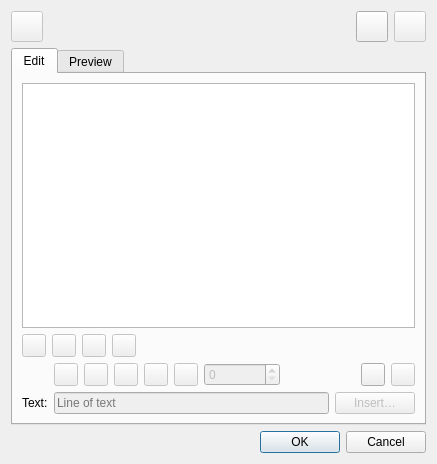
<?xml version="1.0" encoding="UTF-8"?>
<ui version="4.0">
 <class>DialogEditLabel</class>
 <widget class="QDialog" name="DialogEditLabel">
  <property name="windowModality">
   <enum>Qt::WindowModality::ApplicationModal</enum>
  </property>
  <property name="geometry">
   <rect>
    <x>0</x>
    <y>0</y>
    <width>437</width>
    <height>464</height>
   </rect>
  </property>
  <property name="windowTitle">
   <string>Edit label template</string>
  </property>
  <property name="windowIcon">
   <iconset resource="../../../vmisc/share/resources/icon.qrc">
    <normaloff>:/icon/64x64/icon64x64.png</normaloff>:/icon/64x64/icon64x64.png</iconset>
  </property>
  <property name="modal">
   <bool>true</bool>
  </property>
  <layout class="QVBoxLayout" name="verticalLayout_2">
   <item>
    <layout class="QHBoxLayout" name="horizontalLayout_9">
     <item>
      <widget class="QToolButton" name="toolButtonNewLabel">
       <property name="enabled">
        <bool>false</bool>
       </property>
       <property name="toolTip">
        <string>Clear current and begin new label</string>
       </property>
       <property name="text">
        <string notr="true"/>
       </property>
       <property name="icon">
        <iconset theme="document-new"/>
       </property>
       <property name="iconSize">
        <size>
         <width>24</width>
         <height>24</height>
        </size>
       </property>
      </widget>
     </item>
     <item>
      <spacer name="horizontalSpacer_3">
       <property name="orientation">
        <enum>Qt::Orientation::Horizontal</enum>
       </property>
       <property name="sizeHint" stdset="0">
        <size>
         <width>40</width>
         <height>20</height>
        </size>
       </property>
      </spacer>
     </item>
     <item>
      <widget class="QToolButton" name="toolButtonImportLabel">
       <property name="toolTip">
        <string>Import from label template</string>
       </property>
       <property name="text">
        <string notr="true"/>
       </property>
       <property name="icon">
        <iconset theme="document-open"/>
       </property>
       <property name="iconSize">
        <size>
         <width>24</width>
         <height>24</height>
        </size>
       </property>
      </widget>
     </item>
     <item>
      <widget class="QToolButton" name="toolButtonExportLabel">
       <property name="enabled">
        <bool>false</bool>
       </property>
       <property name="toolTip">
        <string>Export label as template</string>
       </property>
       <property name="text">
        <string notr="true"/>
       </property>
       <property name="icon">
        <iconset theme="document-save-as"/>
       </property>
       <property name="iconSize">
        <size>
         <width>24</width>
         <height>24</height>
        </size>
       </property>
      </widget>
     </item>
    </layout>
   </item>
   <item>
    <widget class="QTabWidget" name="tabWidget">
     <property name="currentIndex">
      <number>0</number>
     </property>
     <widget class="QWidget" name="tabEdit">
      <attribute name="title">
       <string>Edit</string>
      </attribute>
      <layout class="QVBoxLayout" name="verticalLayout">
       <item>
        <widget class="QListWidget" name="listWidgetEdit">
         <property name="sizePolicy">
          <sizepolicy hsizetype="Expanding" vsizetype="Expanding">
           <horstretch>0</horstretch>
           <verstretch>1</verstretch>
          </sizepolicy>
         </property>
         <property name="dragDropMode">
          <enum>QAbstractItemView::DragDropMode::InternalMove</enum>
         </property>
        </widget>
       </item>
       <item>
        <layout class="QHBoxLayout" name="horizontalLayout_3">
         <item alignment="Qt::AlignmentFlag::AlignLeft">
          <widget class="QToolButton" name="toolButtonTop">
           <property name="enabled">
            <bool>false</bool>
           </property>
           <property name="toolTip">
            <string>Move on top</string>
           </property>
           <property name="text">
            <string notr="true"/>
           </property>
           <property name="icon">
            <iconset theme="go-top">
             <normaloff>../../../../app/tape</normaloff>../../../../app/tape</iconset>
           </property>
          </widget>
         </item>
         <item alignment="Qt::AlignmentFlag::AlignLeft">
          <widget class="QToolButton" name="toolButtonUp">
           <property name="enabled">
            <bool>false</bool>
           </property>
           <property name="toolTip">
            <string>Move up</string>
           </property>
           <property name="text">
            <string notr="true"/>
           </property>
           <property name="icon">
            <iconset theme="go-up">
             <normaloff>../../../../app/tape</normaloff>../../../../app/tape</iconset>
           </property>
          </widget>
         </item>
         <item alignment="Qt::AlignmentFlag::AlignLeft">
          <widget class="QToolButton" name="toolButtonDown">
           <property name="enabled">
            <bool>false</bool>
           </property>
           <property name="toolTip">
            <string>Move down</string>
           </property>
           <property name="text">
            <string notr="true"/>
           </property>
           <property name="icon">
            <iconset theme="go-down">
             <normaloff>../../../../app/tape</normaloff>../../../../app/tape</iconset>
           </property>
          </widget>
         </item>
         <item alignment="Qt::AlignmentFlag::AlignLeft">
          <widget class="QToolButton" name="toolButtonBottom">
           <property name="enabled">
            <bool>false</bool>
           </property>
           <property name="toolTip">
            <string>Move on bottom</string>
           </property>
           <property name="text">
            <string notr="true"/>
           </property>
           <property name="icon">
            <iconset theme="go-bottom">
             <normaloff>../../../../app/tape</normaloff>../../../../app/tape</iconset>
           </property>
          </widget>
         </item>
         <item>
          <spacer name="horizontalSpacer_2">
           <property name="orientation">
            <enum>Qt::Orientation::Horizontal</enum>
           </property>
           <property name="sizeHint" stdset="0">
            <size>
             <width>5000</width>
             <height>20</height>
            </size>
           </property>
          </spacer>
         </item>
        </layout>
       </item>
       <item>
        <layout class="QFormLayout" name="formLayout">
         <item row="0" column="1">
          <layout class="QHBoxLayout" name="horizontalLayout_11">
           <property name="spacing">
            <number>6</number>
           </property>
           <item>
            <widget class="QToolButton" name="toolButtonBold">
             <property name="enabled">
              <bool>false</bool>
             </property>
             <property name="toolTip">
              <string comment="Font formating">Bold</string>
             </property>
             <property name="text">
              <string notr="true"/>
             </property>
             <property name="icon">
              <iconset theme="format-text-bold"/>
             </property>
             <property name="checkable">
              <bool>true</bool>
             </property>
            </widget>
           </item>
           <item>
            <widget class="QToolButton" name="toolButtonItalic">
             <property name="enabled">
              <bool>false</bool>
             </property>
             <property name="toolTip">
              <string comment="Font formating">Italic</string>
             </property>
             <property name="text">
              <string notr="true"/>
             </property>
             <property name="icon">
              <iconset theme="format-text-italic"/>
             </property>
             <property name="checkable">
              <bool>true</bool>
             </property>
            </widget>
           </item>
           <item>
            <widget class="QToolButton" name="toolButtonTextLeft">
             <property name="enabled">
              <bool>false</bool>
             </property>
             <property name="toolTip">
              <string>Aligns with the left edge</string>
             </property>
             <property name="text">
              <string notr="true"/>
             </property>
             <property name="icon">
              <iconset theme="format-justify-left"/>
             </property>
             <property name="checkable">
              <bool>true</bool>
             </property>
            </widget>
           </item>
           <item>
            <widget class="QToolButton" name="toolButtonTextCenter">
             <property name="enabled">
              <bool>false</bool>
             </property>
             <property name="toolTip">
              <string>Centers horizontally in the available space</string>
             </property>
             <property name="text">
              <string notr="true"/>
             </property>
             <property name="icon">
              <iconset theme="format-justify-center"/>
             </property>
             <property name="checkable">
              <bool>true</bool>
             </property>
            </widget>
           </item>
           <item>
            <widget class="QToolButton" name="toolButtonTextRight">
             <property name="enabled">
              <bool>false</bool>
             </property>
             <property name="toolTip">
              <string>Aligns with the right edge</string>
             </property>
             <property name="text">
              <string notr="true"/>
             </property>
             <property name="icon">
              <iconset theme="format-justify-right"/>
             </property>
             <property name="checkable">
              <bool>true</bool>
             </property>
            </widget>
           </item>
           <item>
            <widget class="QSpinBox" name="spinBoxFontSize">
             <property name="enabled">
              <bool>false</bool>
             </property>
             <property name="sizePolicy">
              <sizepolicy hsizetype="MinimumExpanding" vsizetype="Fixed">
               <horstretch>0</horstretch>
               <verstretch>0</verstretch>
              </sizepolicy>
             </property>
             <property name="toolTip">
              <string>Additional font size. Use to make a line bigger.</string>
             </property>
             <property name="maximum">
              <number>25</number>
             </property>
            </widget>
           </item>
           <item>
            <spacer name="horizontalSpacer_5">
             <property name="orientation">
              <enum>Qt::Orientation::Horizontal</enum>
             </property>
             <property name="sizeHint" stdset="0">
              <size>
               <width>20</width>
               <height>20</height>
              </size>
             </property>
            </spacer>
           </item>
           <item alignment="Qt::AlignmentFlag::AlignRight">
            <widget class="QToolButton" name="toolButtonAdd">
             <property name="sizePolicy">
              <sizepolicy hsizetype="Fixed" vsizetype="Fixed">
               <horstretch>0</horstretch>
               <verstretch>0</verstretch>
              </sizepolicy>
             </property>
             <property name="text">
              <string notr="true"/>
             </property>
             <property name="icon">
              <iconset theme="list-add">
               <normaloff>../../../../app/valentina/dialogs</normaloff>../../../../app/valentina/dialogs</iconset>
             </property>
            </widget>
           </item>
           <item alignment="Qt::AlignmentFlag::AlignLeft">
            <widget class="QToolButton" name="toolButtonRemove">
             <property name="enabled">
              <bool>false</bool>
             </property>
             <property name="text">
              <string notr="true"/>
             </property>
             <property name="icon">
              <iconset theme="editdelete"/>
             </property>
            </widget>
           </item>
          </layout>
         </item>
         <item row="1" column="0">
          <widget class="QLabel" name="label_11">
           <property name="text">
            <string>Text:</string>
           </property>
          </widget>
         </item>
         <item row="1" column="1">
          <layout class="QHBoxLayout" name="horizontalLayout_6">
           <item>
            <widget class="VLineEdit" name="lineEditLine">
             <property name="enabled">
              <bool>false</bool>
             </property>
             <property name="placeholderText">
              <string>Line of text</string>
             </property>
             <property name="clearButtonEnabled">
              <bool>false</bool>
             </property>
            </widget>
           </item>
           <item>
            <widget class="QPushButton" name="pushButtonInsert">
             <property name="enabled">
              <bool>false</bool>
             </property>
             <property name="toolTip">
              <string>Insert placeholders</string>
             </property>
             <property name="text">
              <string>Insert…</string>
             </property>
            </widget>
           </item>
          </layout>
         </item>
        </layout>
       </item>
      </layout>
     </widget>
     <widget class="QWidget" name="tabPreview">
      <attribute name="title">
       <string>Preview</string>
      </attribute>
      <layout class="QVBoxLayout" name="verticalLayout_3">
       <item>
        <widget class="QListWidget" name="listWidgetPreview"/>
       </item>
      </layout>
     </widget>
    </widget>
   </item>
   <item>
    <widget class="QDialogButtonBox" name="buttonBox">
     <property name="orientation">
      <enum>Qt::Orientation::Horizontal</enum>
     </property>
     <property name="standardButtons">
      <set>QDialogButtonBox::StandardButton::Cancel|QDialogButtonBox::StandardButton::Ok</set>
     </property>
    </widget>
   </item>
  </layout>
 </widget>
 <customwidgets>
  <customwidget>
   <class>VLineEdit</class>
   <extends>QLineEdit</extends>
   <header>../vwidgets/vlineedit.h</header>
  </customwidget>
 </customwidgets>
 <resources>
  <include location="../../../vmisc/share/resources/icon.qrc"/>
 </resources>
 <connections>
  <connection>
   <sender>buttonBox</sender>
   <signal>accepted()</signal>
   <receiver>DialogEditLabel</receiver>
   <slot>accept()</slot>
   <hints>
    <hint type="sourcelabel">
     <x>248</x>
     <y>254</y>
    </hint>
    <hint type="destinationlabel">
     <x>157</x>
     <y>274</y>
    </hint>
   </hints>
  </connection>
  <connection>
   <sender>buttonBox</sender>
   <signal>rejected()</signal>
   <receiver>DialogEditLabel</receiver>
   <slot>reject()</slot>
   <hints>
    <hint type="sourcelabel">
     <x>316</x>
     <y>260</y>
    </hint>
    <hint type="destinationlabel">
     <x>286</x>
     <y>274</y>
    </hint>
   </hints>
  </connection>
 </connections>
</ui>
